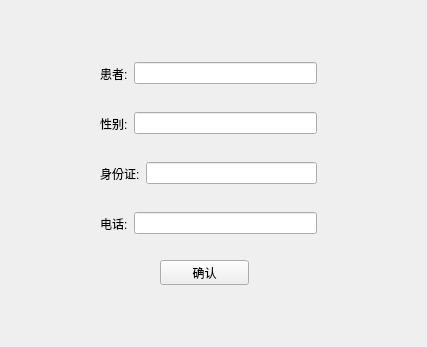
<?xml version="1.0" encoding="UTF-8"?>
<ui version="4.0">
 <class>patient_editor</class>
 <widget class="QWidget" name="patient_editor">
  <property name="geometry">
   <rect>
    <x>0</x>
    <y>0</y>
    <width>427</width>
    <height>347</height>
   </rect>
  </property>
  <property name="windowTitle">
   <string>Form</string>
  </property>
  <widget class="QPushButton" name="confirm">
   <property name="geometry">
    <rect>
     <x>160</x>
     <y>260</y>
     <width>89</width>
     <height>25</height>
    </rect>
   </property>
   <property name="text">
    <string>确认</string>
   </property>
  </widget>
  <widget class="QWidget" name="layoutWidget">
   <property name="geometry">
    <rect>
     <x>100</x>
     <y>210</y>
     <width>217</width>
     <height>27</height>
    </rect>
   </property>
   <layout class="QHBoxLayout" name="horizontalLayout">
    <item>
     <widget class="QLabel" name="label_4">
      <property name="text">
       <string>电话:</string>
      </property>
     </widget>
    </item>
    <item>
     <widget class="QLineEdit" name="phone"/>
    </item>
   </layout>
  </widget>
  <widget class="QWidget" name="layoutWidget">
   <property name="geometry">
    <rect>
     <x>100</x>
     <y>160</y>
     <width>217</width>
     <height>27</height>
    </rect>
   </property>
   <layout class="QHBoxLayout" name="horizontalLayout_2">
    <item>
     <widget class="QLabel" name="label_3">
      <property name="text">
       <string>身份证:</string>
      </property>
     </widget>
    </item>
    <item>
     <widget class="QLineEdit" name="id"/>
    </item>
   </layout>
  </widget>
  <widget class="QWidget" name="layoutWidget">
   <property name="geometry">
    <rect>
     <x>100</x>
     <y>110</y>
     <width>217</width>
     <height>27</height>
    </rect>
   </property>
   <layout class="QHBoxLayout" name="horizontalLayout_3">
    <item>
     <widget class="QLabel" name="label_2">
      <property name="text">
       <string>性别:</string>
      </property>
     </widget>
    </item>
    <item>
     <widget class="QLineEdit" name="gender"/>
    </item>
   </layout>
  </widget>
  <widget class="QWidget" name="layoutWidget">
   <property name="geometry">
    <rect>
     <x>100</x>
     <y>60</y>
     <width>217</width>
     <height>27</height>
    </rect>
   </property>
   <layout class="QHBoxLayout" name="horizontalLayout_4">
    <item>
     <widget class="QLabel" name="label">
      <property name="text">
       <string>患者:</string>
      </property>
     </widget>
    </item>
    <item>
     <widget class="QLineEdit" name="name"/>
    </item>
   </layout>
  </widget>
 </widget>
 <resources/>
 <connections/>
</ui>
